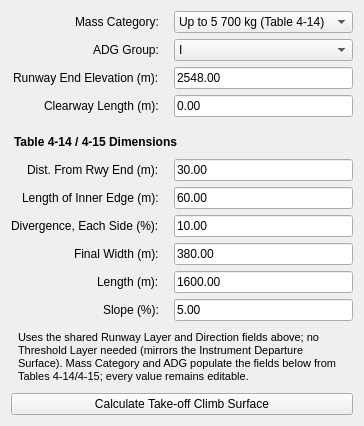
          <widget class="QWidget" name="oes_sub_takeoff_climb">
           <layout class="QFormLayout" name="formLayout_oes_takeoff">
            <property name="fieldGrowthPolicy"><enum>QFormLayout::AllNonFixedFieldsGrow</enum></property>
            <property name="labelAlignment"><set>Qt::AlignRight|Qt::AlignVCenter</set></property>
            <property name="horizontalSpacing"><number>15</number></property>
            <property name="verticalSpacing"><number>6</number></property>

            <item row="0" column="0">
             <widget class="QLabel" name="label_massCategory_oes_takeoff">
              <property name="text"><string>Mass Category:</string></property>
             </widget>
            </item>
            <item row="0" column="1">
             <widget class="QComboBox" name="combo_massCategory_oes_takeoff">
              <property name="minimumHeight"><number>22</number></property>
              <property name="toolTip"><string>Selects which ICAO table this tab's defaults come from: Table 4-14 (aeroplane mass up to 5 700 kg, ADG I/IIA-IIB only) or Table 4-15 (mass above 5 700 kg, all ADG I-V).</string></property>
              <item><property name="text"><string>Up to 5 700 kg (Table 4-14)</string></property></item>
              <item><property name="text"><string>Over 5 700 kg (Table 4-15)</string></property></item>
             </widget>
            </item>

            <item row="1" column="0">
             <widget class="QLabel" name="label_adg_oes_takeoff">
              <property name="text"><string>ADG Group:</string></property>
             </widget>
            </item>
            <item row="1" column="1">
             <widget class="QComboBox" name="combo_adg_oes_takeoff">
              <property name="minimumHeight"><number>22</number></property>
              <property name="toolTip"><string>Aeroplane Design Group for the Take-off Climb surface. Options narrow to I/IIA-IIB when Mass Category is Table 4-14.</string></property>
              <item><property name="text"><string>I</string></property></item>
              <item><property name="text"><string>IIA-IIB</string></property></item>
              <item><property name="text"><string>IIC</string></property></item>
              <item><property name="text"><string>III</string></property></item>
              <item><property name="text"><string>IV</string></property></item>
              <item><property name="text"><string>V</string></property></item>
             </widget>
            </item>

            <item row="2" column="0">
             <widget class="QLabel" name="label_Z0_oes_takeoff">
              <property name="text"><string>Runway End Elevation (m):</string></property>
             </widget>
            </item>
            <item row="2" column="1">
             <widget class="QLineEdit" name="spin_Z0_oes_takeoff">
              <property name="text"><string>2548.00</string></property>
              <property name="toolTip"><string>Elevation of the runway end the surface originates from.</string></property>
             </widget>
            </item>

            <item row="3" column="0">
             <widget class="QLabel" name="label_CWYLength_oes_takeoff">
              <property name="text"><string>Clearway Length (m):</string></property>
             </widget>
            </item>
            <item row="3" column="1">
             <widget class="QLineEdit" name="spin_CWYLength_oes_takeoff">
              <property name="text"><string>0.00</string></property>
              <property name="toolTip"><string>Table 4-14: the surface starts at the end of the clearway if its length exceeds the table's "Distance from runway end". Table 4-15: the surface starts at TODA (runway end + clearway), so this value is used directly as the origin offset.</string></property>
             </widget>
            </item>

            <item row="4" column="0" colspan="2">
             <widget class="QLabel" name="label_dims_header_oes_takeoff">
              <property name="text"><string>Table 4-14 / 4-15 Dimensions</string></property>
              <property name="styleSheet"><string>QLabel { font-weight: bold; padding-top: 12px; padding-bottom: 4px; }</string></property>
             </widget>
            </item>

            <item row="5" column="0">
             <widget class="QLabel" name="label_distFromRwyEnd_oes_takeoff">
              <property name="text"><string>Dist. From Rwy End (m):</string></property>
             </widget>
            </item>
            <item row="5" column="1">
             <widget class="QLineEdit" name="spin_distFromRwyEnd_oes_takeoff">
              <property name="text"><string>30.00</string></property>
              <property name="toolTip"><string>Table 4-14: distance from the runway end. Table 4-15: 0 — the surface starts at TODA, which already includes the clearway.</string></property>
             </widget>
            </item>

            <item row="6" column="0">
             <widget class="QLabel" name="label_innerEdge_oes_takeoff">
              <property name="text"><string>Length of Inner Edge (m):</string></property>
             </widget>
            </item>
            <item row="6" column="1">
             <widget class="QLineEdit" name="spin_innerEdge_oes_takeoff">
              <property name="text"><string>60.00</string></property>
              <property name="toolTip"><string>Table 4-14/4-15: full width of the surface at its origin.</string></property>
             </widget>
            </item>

            <item row="7" column="0">
             <widget class="QLabel" name="label_divergence_oes_takeoff">
              <property name="text"><string>Divergence, Each Side (%):</string></property>
             </widget>
            </item>
            <item row="7" column="1">
             <widget class="QLineEdit" name="spin_divergence_oes_takeoff">
              <property name="text"><string>10.00</string></property>
              <property name="toolTip"><string>Table 4-14/4-15: rate the surface widens on each side until it reaches Final Width.</string></property>
             </widget>
            </item>

            <item row="8" column="0">
             <widget class="QLabel" name="label_finalWidth_oes_takeoff">
              <property name="text"><string>Final Width (m):</string></property>
             </widget>
            </item>
            <item row="8" column="1">
             <widget class="QLineEdit" name="spin_finalWidth_oes_takeoff">
              <property name="text"><string>380.00</string></property>
              <property name="toolTip"><string>Table 4-14/4-15: width the surface reaches once divergence caps out; stays constant for the remainder of Length. Table 4-15's value may be reduced under specific conditions per ICAO Doc 9137 Part 6 (not modeled here).</string></property>
             </widget>
            </item>

            <item row="9" column="0">
             <widget class="QLabel" name="label_length_oes_takeoff">
              <property name="text"><string>Length (m):</string></property>
             </widget>
            </item>
            <item row="9" column="1">
             <widget class="QLineEdit" name="spin_length_oes_takeoff">
              <property name="text"><string>1600.00</string></property>
              <property name="toolTip"><string>Table 4-14/4-15: total length of the surface from its origin. The sloped plane climbs for this entire length, even past the point where width divergence has already capped out.</string></property>
             </widget>
            </item>

            <item row="10" column="0">
             <widget class="QLabel" name="label_slope_oes_takeoff">
              <property name="text"><string>Slope (%):</string></property>
             </widget>
            </item>
            <item row="10" column="1">
             <widget class="QLineEdit" name="spin_slope_oes_takeoff">
              <property name="text"><string>5.00</string></property>
              <property name="toolTip"><string>Table 4-14/4-15: upward slope of the surface from the runway-end elevation.</string></property>
             </widget>
            </item>

            <item row="11" column="0" colspan="2">
             <widget class="QLabel" name="label_oes_takeoff_note">
              <property name="text">
               <string>Uses the shared Runway Layer and Direction fields above; no Threshold Layer needed (mirrors the Instrument Departure Surface). Mass Category and ADG populate the fields below from Tables 4-14/4-15; every value remains editable.</string>
              </property>
              <property name="wordWrap"><bool>true</bool></property>
              <property name="styleSheet"><string>QLabel { font-size: 11px; padding: 4px; }</string></property>
             </widget>
            </item>

            <item row="12" column="0" colspan="2">
             <widget class="QPushButton" name="calculateButton_oes_takeoff">
              <property name="text"><string>Calculate Take-off Climb Surface</string></property>
              <property name="minimumHeight"><number>30</number></property>
             </widget>
            </item>

           </layout>
          </widget>
